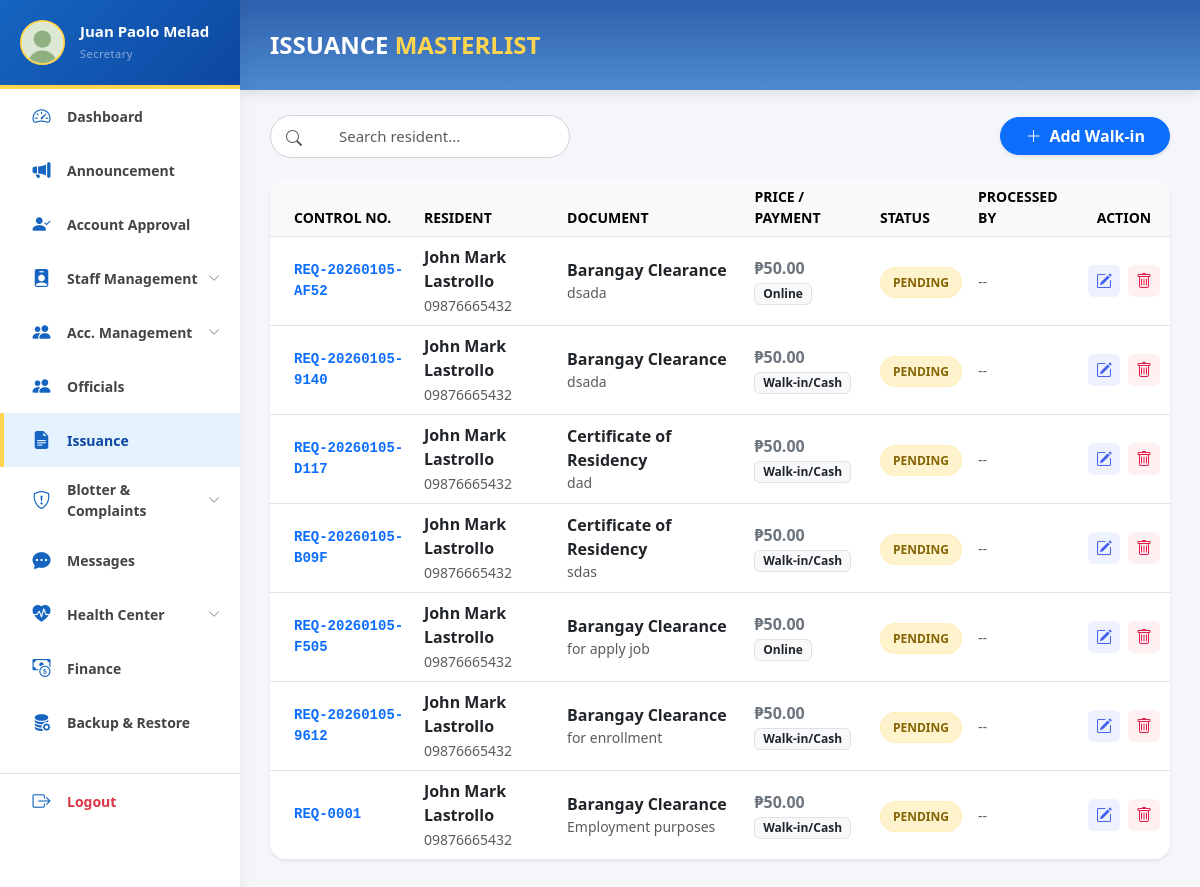
The page /pages/admin/manage_issuances.php (signed in) on the database its author committed.
### tables this page shows
CREATE TABLE `users` (
  `user_id` int(11) NOT NULL,
  `email` varchar(150) NOT NULL,
  `position` varchar(100) DEFAULT NULL,
  `password` varchar(255) NOT NULL,
  `first_name` varchar(100) NOT NULL,
  `last_name` varchar(100) NOT NULL,
  `role` enum('Admin','Staff','Resident') NOT NULL DEFAULT 'Resident',
  `status` enum('Active','Inactive','Pending','Rejected') NOT NULL DEFAULT 'Pending',
  `created_at` timestamp NOT NULL DEFAULT current_timestamp()
);

CREATE TABLE `issuance` (
  `issuance_id` int(11) NOT NULL,
  `resident_id` int(11) NOT NULL,
  `request_control_no` varchar(50) DEFAULT NULL,
  `document_type` varchar(100) NOT NULL,
  `purpose` text NOT NULL,
  `price` decimal(10,2) NOT NULL DEFAULT 0.00,
  `print_attempts` int(11) DEFAULT 0,
  `status` varchar(50) DEFAULT 'Pending',
  `approved_date` datetime DEFAULT NULL,
  `payment_status` varchar(50) DEFAULT 'Unpaid',
  `request_date` datetime DEFAULT current_timestamp(),
  `date_released` datetime DEFAULT NULL,
  `business_name` varchar(255) DEFAULT NULL,
  `business_location` varchar(255) DEFAULT NULL,
  `processed_by` varchar(100) DEFAULT NULL,
  `print_token` varchar(64) DEFAULT NULL,
  `print_expiry` datetime DEFAULT NULL,
  `download_count` int(11) DEFAULT 0
);

CREATE TABLE `resident_profiles` (
  `resident_id` int(11) NOT NULL,
  `user_id` int(11) DEFAULT NULL,
  `first_name` varchar(100) NOT NULL,
  `middle_name` varchar(100) DEFAULT NULL,
  `last_name` varchar(100) NOT NULL,
  `suffix_name` varchar(10) DEFAULT NULL,
  `birthdate` date NOT NULL,
  `birthplace` varchar(100) DEFAULT NULL,
  `age` int(3) NOT NULL,
  `gender` enum('Male','Female') NOT NULL,
  `is_pwd` enum('Yes','No') DEFAULT 'No',
  `pwd_id_file` varchar(255) DEFAULT NULL,
  `civil_status` varchar(50) NOT NULL,
  `contact_no` varchar(20) NOT NULL,
  `email` varchar(100) NOT NULL,
  `address` text NOT NULL,
  `city` varchar(100) DEFAULT NULL,
  `province` varchar(100) DEFAULT NULL,
  `purok` varchar(50) DEFAULT NULL,
  `household_no` varchar(50) DEFAULT NULL,
  `resident_since` int(4) DEFAULT NULL,
  `occupation` varchar(100) DEFAULT NULL,
  `monthly_income` varchar(50) DEFAULT NULL,
  `voter_status` enum('Registered','Not Registered') DEFAULT 'Not Registered',
  `is_family_head` enum('Yes','No') DEFAULT 'No',
  `status` enum('Active','Archived','Pending','Rejected') NOT NULL DEFAULT 'Pending',
  `image` varchar(255) DEFAULT NULL
);

CREATE TABLE `payments` (
  `payment_id` int(11) NOT NULL,
  `issuance_id` int(11) NOT NULL,
  `amount` decimal(10,2) NOT NULL,
  `payment_method` varchar(50) NOT NULL,
  `reference_no` varchar(100) DEFAULT NULL,
  `proof_image` varchar(255) DEFAULT NULL,
  `payment_date` datetime DEFAULT current_timestamp(),
  `status` varchar(50) DEFAULT 'Verified'
);

### pages/admin/manage_issuances.php (the view, shortened to what the rows shown need)
<?php
require_once '../../backend/db_connect.php';
$sql = "SELECT i.*,
        r.first_name, r.last_name, r.contact_no,
        u.first_name as staff_fname, u.last_name as staff_lname,
        p.payment_method, p.amount as paid_amount, p.reference_no
        FROM issuance i
        JOIN resident_profiles r ON i.resident_id = r.resident_id
        LEFT JOIN users u ON i.processed_by = u.user_id
        LEFT JOIN payments p ON i.issuance_id = p.issuance_id
        ORDER BY i.request_date DESC";
try {
    $stmt = $conn->query($sql);
    $requests = $stmt->fetchAll(PDO::FETCH_ASSOC);
} catch (PDOException $e) {
    die("Database Error: " . $e->getMessage());
}
?>
<!DOCTYPE html>
<html lang="en">
<head>
    <link href="../../css/bootstrap.min.css" rel="stylesheet">
    <link rel="stylesheet" href="https://cdn.jsdelivr.net/npm/bootstrap-icons@1.11.1/font/bootstrap-icons.css">
    <link rel="stylesheet" href="../../css/admin.css">
    <link rel="stylesheet" href="../../css/sidebar.css">
</head>
<body>
    <?php include '../../includes/sidebar.php'; ?>
    <div id="main-content">
        <div class="header">
            <h1 class="header-title">ISSUANCE <span class="green">MASTERLIST</span></h1>
        </div>
        <div class="content container-fluid pb-5">
            <div class="card border-0 shadow-sm rounded-4 overflow-hidden">
                <div class="card-body p-0">
                    <div class="table-responsive">
                        <table class="table table-hover align-middle mb-0" id="issuanceTable">
                            <thead class="bg-light text-secondary small text-uppercase">
                                <tr>
                                    <th class="ps-4">Control No.</th>
                                    <th>Resident</th>
                                    <th>Document</th>
                                    <th>Price / Payment</th>
                                    <th>Status</th>
                                    <th>Processed By</th>
                                    <th class="text-center">Action</th>
                                </tr>
                            </thead>
                            <tbody>
                                <?php if(empty($requests)): ?>
                                    <tr><td colspan="7" class="text-center py-5 text-muted">No records found.</td></tr>
                                <?php else: ?>
                                    <?php foreach($requests as $row):
                                        $badgeClass = match($row['status']) {
                                            'Pending' => 'bg-pending',
                                            'Payment Verified', 'Approved' => 'bg-verified',
                                            'Ready for Pickup' => 'bg-ready',
                                            'Released', 'Completed' => 'bg-released',
                                            'Rejected', 'Expired', 'Cancelled' => 'bg-rejected',
                                            default => 'bg-light text-dark'
                                        };
                                        $controlNo = $row['request_control_no'] ?? 'REQ-'.str_pad($row['issuance_id'], 4, '0', STR_PAD_LEFT);
                                        $processor = $row['staff_fname'] ? $row['staff_fname'].' '.$row['staff_lname'] : ($row['processed_by'] ?? '--');
                                        $price = $row['price'] ?? 0;
                                        $payMethod = $row['payment_method'] ?? 'Walk-in/Cash';
                                    ?>
                                    <tr>
                                        <td class="ps-4 fw-bold text-primary font-monospace small"><?= htmlspecialchars($controlNo) ?></td>
                                        <td>
                                            <div class="fw-bold text-dark"><?= htmlspecialchars($row['first_name'] . ' ' . $row['last_name']) ?></div>
                                            <small class="text-muted"><?= htmlspecialchars($row['contact_no']) ?></small>
                                        </td>
                                        <td>
                                            <div class="fw-bold text-dark"><?= htmlspecialchars($row['document_type']) ?></div>
                                            <small class="text-muted d-block text-truncate" style="max-width: 150px;">
                                                <?= htmlspecialchars($row['purpose']) ?>
                                            </small>
                                        </td>
                                        <td>
                                            <div class="fw-bold text-secondary">₱<?= number_format($price, 2) ?></div>
                                            <small class="badge bg-light text-dark border"><?= htmlspecialchars($payMethod) ?></small>
                                        </td>
                                        <td><span class="badge-status <?= $badgeClass ?>"><?= $row['status'] ?></span></td>
                                        <td><small class="text-muted"><?= htmlspecialchars($processor) ?></small></td>
                                        <td class="text-center">
                                            <div class="d-flex justify-content-center gap-1">
                                                <button class="action-btn btn-view" onclick='openProcessModal(<?= json_encode($row) ?>)' title="Update">
                                                    <i class="bi bi-pencil-square"></i>
                                                </button>
                                                <button class="action-btn btn-del" onclick="deleteIssuance(<?= $row['issuance_id'] ?>)" title="Delete">
                                                    <i class="bi bi-trash"></i>
                                                </button>
                                            </div>
                                        </td>
                                    </tr>
                                    <?php endforeach; ?>
                                <?php endif; ?>
                            </tbody>
                        </table>
                    </div>
                </div>
            </div>
        </div>
    </div>
</body>
</html>

### includes/sidebar.php (shortened to what the rows shown need)
<?php
if (isset($_SESSION['user_id'])) {
    if (!isset($admin_user)) {
        if (isset($conn)) {
            $uid = $_SESSION['user_id'];
            $stmtSide = $conn->prepare("SELECT first_name, last_name, position FROM users WHERE user_id = :uid");
            $stmtSide->execute([':uid' => $uid]);
            $resSide = $stmtSide->fetch(PDO::FETCH_ASSOC);
        } else {
            $resSide = null;
        }
    } else {
        $resSide = $admin_user;
    }
    $sideName = ($resSide) ? $resSide['first_name'] . " " . $resSide['last_name'] : "Admin";
    $sidePos  = ($resSide) ? $resSide['position'] : "Administrator";
} else {
    $sideName = "Admin User";
    $sidePos  = "System Admin";
    $sideImg  = "../../assets/img/profile.jpg";
}
?>
<nav id="sidebar">
    <div class="sidebar-header position-relative">
        <div class="profile-info">
            <h6 class="mb-0 fw-bold text-white"><?= htmlspecialchars($sideName) ?></h6>
            <span class="text-white-50 small"><?= htmlspecialchars($sidePos) ?></span>
        </div>
    </div>
</nav>

### rows shown on the page
users: sideName "Juan Paolo Melad", position "Secretary"
issuance: request_control_no "REQ-20260105-AF52", resident.last_name "John Mark Lastrollo", resident.contact_no "09876665432", document_type "Barangay Clearance", purpose "dsada", price "50.00", payments.payment_method "Online", status "PENDING", processor "--"
issuance: request_control_no "REQ-20260105-9140", resident.last_name "John Mark Lastrollo", resident.contact_no "09876665432", document_type "Barangay Clearance", purpose "dsada", price "50.00", payMethod "Walk-in/Cash", status "PENDING", processor "--"
issuance: request_control_no "REQ-20260105-D117", resident.last_name "John Mark Lastrollo", resident.contact_no "09876665432", document_type "Certificate of Residency", purpose "dad", price "50.00", payMethod "Walk-in/Cash", status "PENDING", processor "--"
issuance: request_control_no "REQ-20260105-B09F", resident.last_name "John Mark Lastrollo", resident.contact_no "09876665432", document_type "Certificate of Residency", purpose "sdas", price "50.00", payMethod "Walk-in/Cash", status "PENDING", processor "--"
issuance: request_control_no "REQ-20260105-F505", resident.last_name "John Mark Lastrollo", resident.contact_no "09876665432", document_type "Barangay Clearance", purpose "for apply job", price "50.00", payments.payment_method "Online", status "PENDING", processor "--"
issuance: request_control_no "REQ-20260105-9612", resident.last_name "John Mark Lastrollo", resident.contact_no "09876665432", document_type "Barangay Clearance", purpose "for enrollment", price "50.00", payMethod "Walk-in/Cash", status "PENDING", processor "--"
issuance: request_control_no "REQ-0001", resident.last_name "John Mark Lastrollo", resident.contact_no "09876665432", document_type "Barangay Clearance", purpose "Employment purposes", price "50.00", payMethod "Walk-in/Cash", status "PENDING", processor "--"
